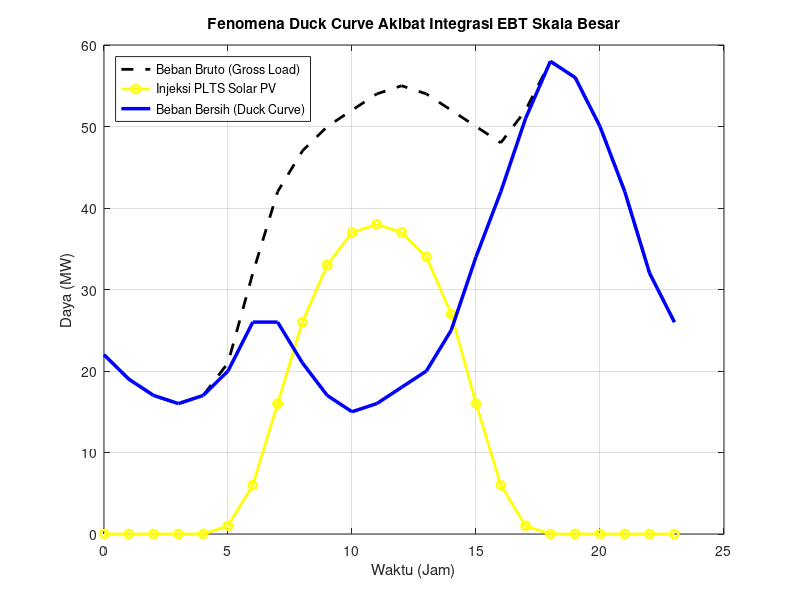

Recreate this plot in MATLAB.
%% DSTL 2026 - MINGGU 13: SMART GRID, PENETRASI PLTS & DUCK CURVE
%% Program Studi S1 Teknik Elektro - Universitas Bengkulu
%% Dosen: Ir. Novalio Daratha, S.T., M.Sc., Ph.D.

clear; clc; close all;

fprintf('=== SIMULASI DUCK CURVE DAN PEAK SHAVING BESS ===\n');
jam = 0:23;
beban_kotor_MW = [22, 19, 17, 16, 17, 21, 32, 42, 47, 50, 52, 54, ...
                  55, 54, 52, 50, 48, 52, 58, 56, 50, 42, 32, 26];

% Profil Radiasi PLTS (Puncak di jam 12:00)
plts_gen_MW = [0, 0, 0, 0, 0, 1, 6, 16, 26, 33, 37, 38, ...
               37, 34, 27, 16, 6, 1, 0, 0, 0, 0, 0, 0];

beban_bersih_MW = beban_kotor_MW - plts_gen_MW;

figure('Name', 'Duck Curve & Penetrasi EBT', 'NumberTitle', 'off');
plot(jam, beban_kotor_MW, 'k--', 'LineWidth', 2); hold on;
plot(jam, plts_gen_MW, 'y-o', 'LineWidth', 2);
plot(jam, beban_bersih_MW, 'b-', 'LineWidth', 2.5); grid on;
xlabel('Waktu (Jam)'); ylabel('Daya (MW)');
legend({'Beban Bruto (Gross Load)', 'Injeksi PLTS Solar PV', 'Beban Bersih (Duck Curve)'}, 'Location', 'northwest');
title('Fenomena Duck Curve Akibat Integrasi EBT Skala Besar');
